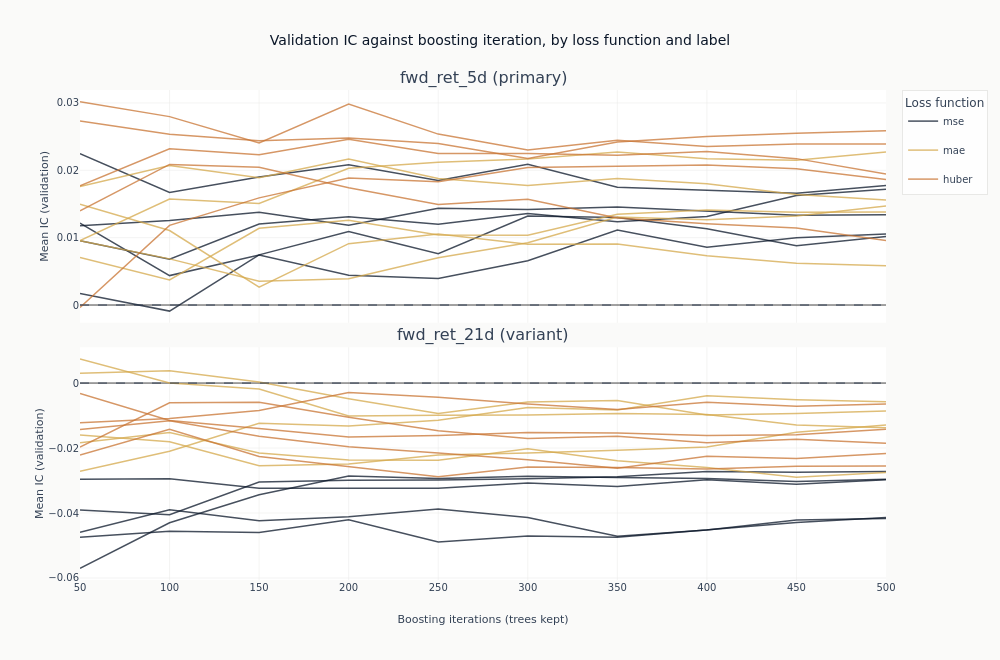

The notebook cell saved with this chart:
### Markdown cell above
### What more trees do

Each line traces one configuration's out-of-sample IC as trees are added to it. This is the
figure the checkpoint dimension exists to produce, and it separates two things a single
end-of-training number cannot.

A line that rises and then falls has an interior optimum: the model was still learning, then
began fitting the training window at the expense of the validation folds. A line that wanders
without trend around zero never had anything to learn in the first place, and its highest point
is wherever the noise happened to peak. The difference matters, because both produce a
respectable-looking maximum.

### Code cell
curves = catalog.filter("full_coverage").sort("label", "config_name", "checkpoint_value")
objectives = {"mse": COLORS["blue"], "mae": COLORS["amber"], "huber": COLORS["copper"]}


def objective_of(name: str) -> str:
    """Read the loss function out of a declared configuration name."""
    match = next((key for key in objectives if name.endswith(key)), None)
    if match is None:
        raise ValueError(f"{name!r} does not end in a declared objective: {sorted(objectives)}")
    return match


fig_curves = make_subplots(
    rows=len(panel_labels),
    cols=1,
    shared_xaxes=True,
    vertical_spacing=0.05,
    subplot_titles=[
        f"{label} ({'primary' if label == primary else 'variant'})" for label in panel_labels
    ],
)
for row, label in enumerate(panel_labels, start=1):
    panel = curves.filter(pl.col("label") == label)
    for objective, color in objectives.items():
        members = [
            name
            for name in panel.get_column("config_name").unique(maintain_order=True)
            if objective_of(name) == objective
        ]
        for index, config_name in enumerate(members):
            series = panel.filter(pl.col("config_name") == config_name)
            fig_curves.add_trace(
                go.Scatter(
                    x=series.get_column("checkpoint_value").to_list(),
                    y=series.get_column("ic_mean").to_list(),
                    mode="lines",
                    name=objective,
                    legendgroup=objective,
                    # One legend entry per loss function, not per configuration: the colour is
                    # the claim, and thirty named lines would bury it.
                    showlegend=row == 1 and index == 0,
                    line=dict(color=color, width=1.5),
                    opacity=0.75,
                ),
                row=row,
                col=1,
            )
    fig_curves.add_hline(
        y=0, line_width=1, line_dash="dash", line_color=COLORS["neutral"], row=row, col=1
    )
    fig_curves.update_yaxes(title_text="Mean IC (validation)", row=row, col=1)
fig_curves.update_xaxes(title_text="Boosting iterations (trees kept)", row=len(panel_labels), col=1)
fig_curves.update_layout(
    title="Validation IC against boosting iteration, by loss function and label",
    height=330 * len(panel_labels),
    width=1000,
    margin=dict(t=90),
    legend=dict(title_text="Loss function"),
)
# How many lines dip below zero at some checkpoint is a fact about the frame, so the alt text
# reads it rather than asserting it: two five-day configurations touch a fraction of a thousandth
# below zero at their earliest checkpoints, and describing the panel as uniformly positive would
# be a claim the data refutes.
dip_text = " and ".join(
    f"{row['below']} of {row['total']} in the {row['label']} panel"
    for row in curves.group_by("label")
    .agg(
        total=pl.col("config_name").n_unique(),
        below=pl.col("config_name").filter(pl.col("ic_mean") < 0).n_unique(),
    )
    .sort("label")
    .iter_rows(named=True)
)
show_plotly_with_alt(
    fig_curves,
    "Line charts of mean validation information coefficient against boosting iteration, one line "
    "per configuration, coloured by loss function: dark navy for squared error, gold for absolute "
    "error, copper for Huber. Each panel carries a dashed zero line. The five-day panel sits "
    "almost entirely above that line, with the copper Huber lines running highest and the navy "
    "squared-error lines lowest; the 21-day panel sits below it, and its two lowest navy lines "
    "run near -0.04 throughout. Counted from the underlying frame, the lines that dip below zero "
    f"at some checkpoint are {dip_text}. The lines wander "
    "up and down rather than rising to a common peak and falling away, so no single stopping "
    "point stands out in either panel.",
)

### Figure 1 — Plotly figure (JSON) as saved in the notebook; plotly's stock layout.template omitted (floating-point values rounded to 4 significant figures)
{"data": [{"legendgroup": "mse", "line": {"color": "#0a1628", "width": 1.5}, "mode": "lines", "name": "mse", "opacity": 0.75, "showlegend": true, "type": "scatter", "x": [50, 100, 150, 200, 250, 300, 350, 400, 450, 500], "xaxis": "x", "y": [0.01217, 0.00437, 0.007435, 0.004412, 0.00395, 0.006582, 0.01113, 0.008563, 0.01, 0.01054], "yaxis": "y"}, {"legendgroup": "mse", "line": {"color": "#0a1628", "width": 1.5}, "mode": "lines", "name": "mse", "opacity": 0.75, "showlegend": false, "type": "scatter", "x": [50, 100, 150, 200, 250, 300, 350, 400, 450, 500], "xaxis": "x", "y": [0.009543, 0.006788, 0.01202, 0.0131, 0.01199, 0.01357, 0.01235, 0.01313, 0.01627, 0.01719], "yaxis": "y"}, {"legendgroup": "mse", "line": {"color": "#0a1628", "width": 1.5}, "mode": "lines", "name": "mse", "opacity": 0.75, "showlegend": false, "type": "scatter", "x": [50, 100, 150, 200, 250, 300, 350, 400, 450, 500], "xaxis": "x", "y": [0.02248, 0.01671, 0.019, 0.02082, 0.0185, 0.02091, 0.01747, 0.01706, 0.01659, 0.01775], "yaxis": "y"}, {"legendgroup": "mse", "line": {"color": "#0a1628", "width": 1.5}, "mode": "lines", "name": "mse", "opacity": 0.75, "showlegend": false, "type": "scatter", "x": [50, 100, 150, 200, 250, 300, 350, 400, 450, 500], "xaxis": "x", "y": [0.01178, 0.01256, 0.01376, 0.01184, 0.01438, 0.01418, 0.01455, 0.01398, 0.01334, 0.01341], "yaxis": "y"}, {"legendgroup": "mse", "line": {"color": "#0a1628", "width": 1.5}, "mode": "lines", "name": "mse", "opacity": 0.75, "showlegend": false, "type": "scatter", "x": [50, 100, 150, 200, 250, 300, 350, 400, 450, 500], "xaxis": "x", "y": [0.001724, -0.0009037, 0.007451, 0.01091, 0.007604, 0.01321, 0.013, 0.01133, 0.008788, 0.01016], "yaxis": "y"}, {"legendgroup": "mae", "line": {"color": "#D4A84B", "width": 1.5}, "mode": "lines", "name": "mae", "opacity": 0.75, "showlegend": true, "type": "scatter", "x": [50, 100, 150, 200, 250, 300, 350, 400, 450, 500], "xaxis": "x", "y": [0.009559, 0.01573, 0.01508, 0.0203, 0.02119, 0.02166, 0.02271, 0.0217, 0.02151, 0.02271], "yaxis": "y"}, {"legendgroup": "mae", "line": {"color": "#D4A84B", "width": 1.5}, "mode": "lines", "name": "mae", "opacity": 0.75, "showlegend": false, "type": "scatter", "x": [50, 100, 150, 200, 250, 300, 350, 400, 450, 500], "xaxis": "x", "y": [0.007058, 0.003727, 0.01139, 0.01257, 0.01041, 0.01037, 0.01346, 0.01409, 0.01377, 0.01382], "yaxis": "y"}, {"legendgroup": "mae", "line": {"color": "#D4A84B", "width": 1.5}, "mode": "lines", "name": "mae", "opacity": 0.75, "showlegend": false, "type": "scatter", "x": [50, 100, 150, 200, 250, 300, 350, 400, 450, 500], "xaxis": "x", "y": [0.01758, 0.02071, 0.01891, 0.02166, 0.01879, 0.01776, 0.01879, 0.018, 0.0164, 0.01558], "yaxis": "y"}, {"legendgroup": "mae", "line": {"color": "#D4A84B", "width": 1.5}, "mode": "lines", "name": "mae", "opacity": 0.75, "showlegend": false, "type": "scatter", "x": [50, 100, 150, 200, 250, 300, 350, 400, 450, 500], "xaxis": "x", "y": [0.01497, 0.01106, 0.002665, 0.009109, 0.01055, 0.009018, 0.009057, 0.007314, 0.006207, 0.005817], "yaxis": "y"}, {"legendgroup": "mae", "line": {"color": "#D4A84B", "width": 1.5}, "mode": "lines", "name": "mae", "opacity": 0.75, "showlegend": false, "type": "scatter", "x": [50, 100, 150, 200, 250, 300, 350, 400, 450, 500], "xaxis": "x", "y": [0.009547, 0.006852, 0.003535, 0.00389, 0.007006, 0.009244, 0.01305, 0.01266, 0.01322, 0.01469], "yaxis": "y"}, {"legendgroup": "huber", "line": {"color": "#C87533", "width": 1.5}, "mode": "lines", "name": "huber", "opacity": 0.75, "showlegend": true, "type": "scatter", "x": [50, 100, 150, 200, 250, 300, 350, 400, 450, 500], "xaxis": "x", "y": [0.01397, 0.02088, 0.02044, 0.01741, 0.01492, 0.01569, 0.01294, 0.01208, 0.01142, 0.009585], "yaxis": "y"}, {"legendgroup": "huber", "line": {"color": "#C87533", "width": 1.5}, "mode": "lines", "name": "huber", "opacity": 0.75, "showlegend": false, "type": "scatter", "x": [50, 100, 150, 200, 250, 300, 350, 400, 450, 500], "xaxis": "x", "y": [0.01769, 0.02319, 0.02232, 0.02463, 0.02248, 0.02249, 0.02225, 0.0228, 0.02174, 0.01944], "yaxis": "y"}, {"legendgroup": "huber", "line": {"color": "#C87533", "width": 1.5}, "mode": "lines", "name": "huber", "opacity": 0.75, "showlegend": false, "type": "scatter", "x": [50, 100, 150, 200, 250, 300, 350, 400, 450, 500], "xaxis": "x", "y": [0.02732, 0.02537, 0.02439, 0.0248, 0.02399, 0.02176, 0.02419, 0.02503, 0.02551, 0.02586], "yaxis": "y"}, {"legendgroup": "huber", "line": {"color": "#C87533", "width": 1.5}, "mode": "lines", "name": "huber", "opacity": 0.75, "showlegend": false, "type": "scatter", "x": [50, 100, 150, 200, 250, 300, 350, 400, 450, 500], "xaxis": "x", "y": [0.0302, 0.02797, 0.02406, 0.02984, 0.02538, 0.02303, 0.02446, 0.02355, 0.02392, 0.02389], "yaxis": "y"}, {"legendgroup": "huber", "line": {"color": "#C87533", "width": 1.5}, "mode": "lines", "name": "huber", "opacity": 0.75, "showlegend": false, "type": "scatter", "x": [50, 100, 150, 200, 250, 300, 350, 400, 450, 500], "xaxis": "x", "y": [-0.0003619, 0.01183, 0.01591, 0.01885, 0.0183, 0.02043, 0.0206, 0.02077, 0.02023, 0.01863], "yaxis": "y"}, {"legendgroup": "mse", "line": {"color": "#0a1628", "width": 1.5}, "mode": "lines", "name": "mse", "opacity": 0.75, "showlegend": false, "type": "scatter", "x": [50, 100, 150, 200, 250, 300, 350, 400, 450, 500], "xaxis": "x2", "y": [-0.02962, -0.02943, -0.03236, -0.03246, -0.03239, -0.03077, -0.03188, -0.02979, -0.03111, -0.02973], "yaxis": "y2"}, {"legendgroup": "mse", "line": {"color": "#0a1628", "width": 1.5}, "mode": "lines", "name": "mse", "opacity": 0.75, "showlegend": false, "type": "scatter", "x": [50, 100, 150, 200, 250, 300, 350, 400, 450, 500], "xaxis": "x2", "y": [-0.04745, -0.04564, -0.04601, -0.04209, -0.04895, -0.0471, -0.04749, -0.04532, -0.04296, -0.0414], "yaxis": "y2"}, {"legendgroup": "mse", "line": {"color": "#0a1628", "width": 1.5}, "mode": "lines", "name": "mse", "opacity": 0.75, "showlegend": false, "type": "scatter", "x": [50, 100, 150, 200, 250, 300, 350, 400, 450, 500], "xaxis": "x2", "y": [-0.05704, -0.04299, -0.03439, -0.02859, -0.02935, -0.02869, -0.02905, -0.02937, -0.03028, -0.02962], "yaxis": "y2"}, {"legendgroup": "mse", "line": {"color": "#0a1628", "width": 1.5}, "mode": "lines", "name": "mse", "opacity": 0.75, "showlegend": false, "type": "scatter", "x": [50, 100, 150, 200, 250, 300, 350, 400, 450, 500], "xaxis": "x2", "y": [-0.03905, -0.04052, -0.03046, -0.02988, -0.02981, -0.02948, -0.02882, -0.02724, -0.02745, -0.02724], "yaxis": "y2"}, {"legendgroup": "mse", "line": {"color": "#0a1628", "width": 1.5}, "mode": "lines", "name": "mse", "opacity": 0.75, "showlegend": false, "type": "scatter", "x": [50, 100, 150, 200, 250, 300, 350, 400, 450, 500], "xaxis": "x2", "y": [-0.04592, -0.03898, -0.04239, -0.04115, -0.03879, -0.04137, -0.04713, -0.04526, -0.04214, -0.04171], "yaxis": "y2"}, {"legendgroup": "mae", "line": {"color": "#D4A84B", "width": 1.5}, "mode": "lines", "name": "mae", "opacity": 0.75, "showlegend": false, "type": "scatter", "x": [50, 100, 150, 200, 250, 300, 350, 400, 450, 500], "xaxis": "x2", "y": [0.003034, 0.003793, 0.0003275, -0.00481, -0.009384, -0.00581, -0.00535, -0.009813, -0.009365, -0.008569], "yaxis": "y2"}, {"legendgroup": "mae", "line": {"color": "#D4A84B", "width": 1.5}, "mode": "lines", "name": "mae", "opacity": 0.75, "showlegend": false, "type": "scatter", "x": [50, 100, 150, 200, 250, 300, 350, 400, 450, 500], "xaxis": "x2", "y": [-0.01838, -0.01525, -0.02156, -0.0237, -0.02378, -0.02019, -0.02392, -0.02601, -0.02903, -0.02754], "yaxis": "y2"}, {"legendgroup": "mae", "line": {"color": "#D4A84B", "width": 1.5}, "mode": "lines", "name": "mae", "opacity": 0.75, "showlegend": false, "type": "scatter", "x": [50, 100, 150, 200, 250, 300, 350, 400, 450, 500], "xaxis": "x2", "y": [-0.02714, -0.02101, -0.01235, -0.0132, -0.01147, -0.007495, -0.00826, -0.003902, -0.005109, -0.005773], "yaxis": "y2"}, {"legendgroup": "mae", "line": {"color": "#D4A84B", "width": 1.5}, "mode": "lines", "name": "mae", "opacity": 0.75, "showlegend": false, "type": "scatter", "x": [50, 100, 150, 200, 250, 300, 350, 400, 450, 500], "xaxis": "x2", "y": [0.007439, 2.958e-05, -0.001848, -0.01012, -0.009874, -0.009828, -0.009389, -0.009699, -0.01294, -0.01374], "yaxis": "y2"}, {"legendgroup": "mae", "line": {"color": "#D4A84B", "width": 1.5}, "mode": "lines", "name": "mae", "opacity": 0.75, "showlegend": false, "type": "scatter", "x": [50, 100, 150, 200, 250, 300, 350, 400, 450, 500], "xaxis": "x2", "y": [-0.01599, -0.01808, -0.02548, -0.0249, -0.02211, -0.02155, -0.02065, -0.01971, -0.01512, -0.01294], "yaxis": "y2"}, {"legendgroup": "huber", "line": {"color": "#C87533", "width": 1.5}, "mode": "lines", "name": "huber", "opacity": 0.75, "showlegend": false, "type": "scatter", "x": [50, 100, 150, 200, 250, 300, 350, 400, 450, 500], "xaxis": "x2", "y": [-0.01223, -0.01092, -0.00845, -0.002919, -0.004357, -0.006421, -0.008145, -0.005916, -0.007121, -0.006425], "yaxis": "y2"}, {"legendgroup": "huber", "line": {"color": "#C87533", "width": 1.5}, "mode": "lines", "name": "huber", "opacity": 0.75, "showlegend": false, "type": "scatter", "x": [50, 100, 150, 200, 250, 300, 350, 400, 450, 500], "xaxis": "x2", "y": [-0.02217, -0.01423, -0.02259, -0.02567, -0.02886, -0.02582, -0.02597, -0.02644, -0.02564, -0.02554], "yaxis": "y2"}, {"legendgroup": "huber", "line": {"color": "#C87533", "width": 1.5}, "mode": "lines", "name": "huber", "opacity": 0.75, "showlegend": false, "type": "scatter", "x": [50, 100, 150, 200, 250, 300, 350, 400, 450, 500], "xaxis": "x2", "y": [-0.01428, -0.01163, -0.01636, -0.0196, -0.02152, -0.02362, -0.02623, -0.02253, -0.02321, -0.0217], "yaxis": "y2"}, {"legendgroup": "huber", "line": {"color": "#C87533", "width": 1.5}, "mode": "lines", "name": "huber", "opacity": 0.75, "showlegend": false, "type": "scatter", "x": [50, 100, 150, 200, 250, 300, 350, 400, 450, 500], "xaxis": "x2", "y": [-0.003232, -0.0115, -0.01396, -0.0166, -0.01614, -0.01524, -0.01536, -0.01612, -0.01592, -0.01424], "yaxis": "y2"}, {"legendgroup": "huber", "line": {"color": "#C87533", "width": 1.5}, "mode": "lines", "name": "huber", "opacity": 0.75, "showlegend": false, "type": "scatter", "x": [50, 100, 150, 200, 250, 300, 350, 400, 450, 500], "xaxis": "x2", "y": [-0.01972, -0.006092, -0.005904, -0.01051, -0.01471, -0.01705, -0.01639, -0.01834, -0.01728, -0.01854], "yaxis": "y2"}], "layout": {"annotations": [{"font": {"size": 16}, "showarrow": false, "text": "fwd_ret_5d (primary)", "x": 0.5, "xanchor": "center", "xref": "paper", "y": 1.0, "yanchor": "bottom", "yref": "paper"}, {"font": {"size": 16}, "showarrow": false, "text": "fwd_ret_21d (variant)", "x": 0.5, "xanchor": "center", "xref": "paper", "y": 0.475, "yanchor": "bottom", "yref": "paper"}], "height": 660, "legend": {"title": {"text": "Loss function"}}, "margin": {"t": 90}, "shapes": [{"line": {"color": "#334155", "dash": "dash", "width": 1}, "type": "line", "x0": 0, "x1": 1, "xref": "x domain", "y0": 0, "y1": 0, "yref": "y"}, {"line": {"color": "#334155", "dash": "dash", "width": 1}, "type": "line", "x0": 0, "x1": 1, "xref": "x2 domain", "y0": 0, "y1": 0, "yref": "y2"}], "title": {"text": "Validation IC against boosting iteration, by loss function and label"}, "width": 1000, "xaxis": {"anchor": "y", "domain": [0.0, 1.0], "matches": "x2", "showticklabels": false}, "xaxis2": {"anchor": "y2", "domain": [0.0, 1.0], "title": {"text": "Boosting iterations (trees kept)"}}, "yaxis": {"anchor": "x", "domain": [0.525, 1.0], "title": {"text": "Mean IC (validation)"}}, "yaxis2": {"anchor": "x2", "domain": [0.0, 0.475], "title": {"text": "Mean IC (validation)"}}}}
